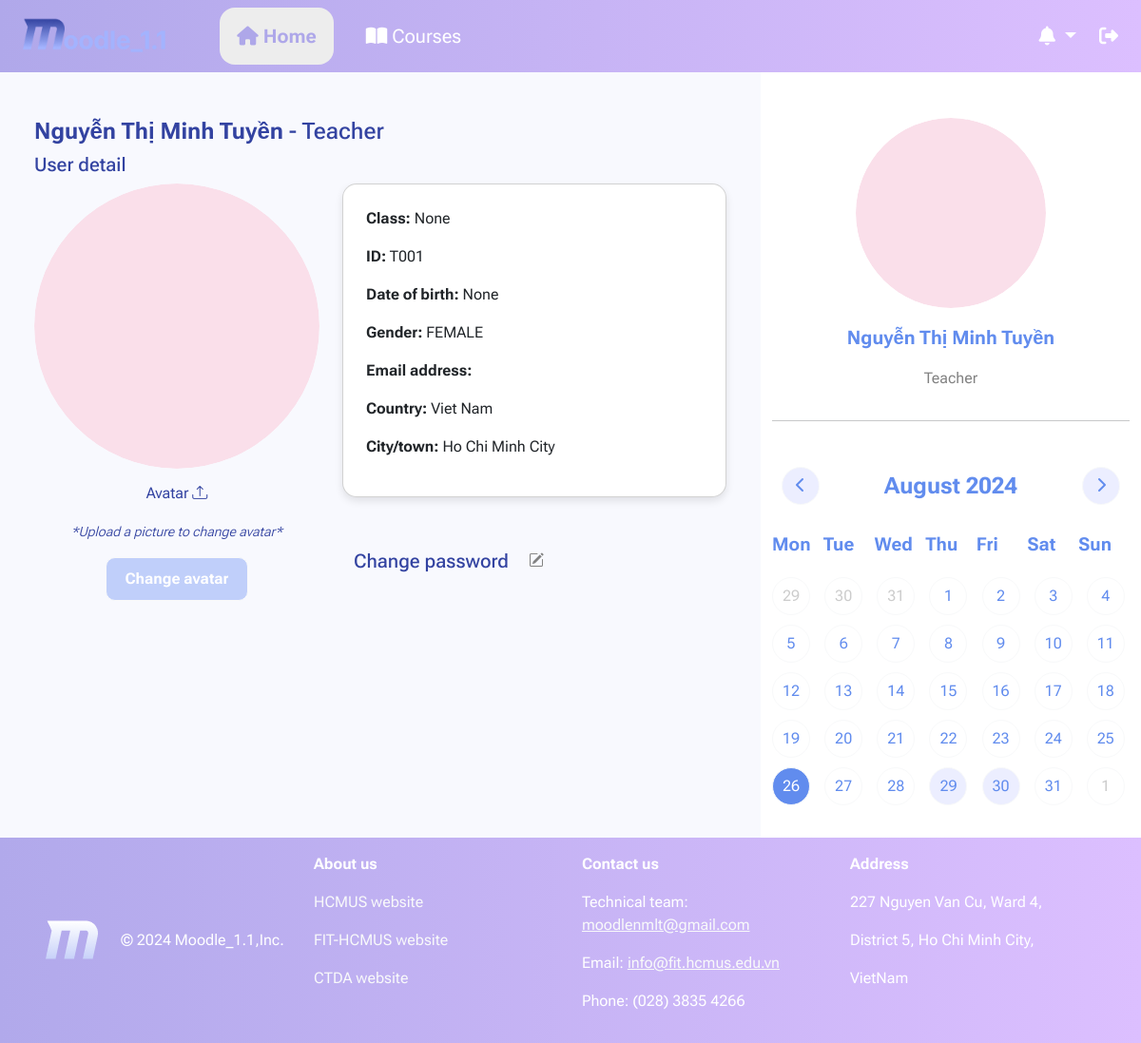
Screenshot of /profile/ (signed in) with the database file from the repository.
### users/models.py (models this page shows)
class User(AbstractUser):
    class Gender(models.TextChoices):
        MALE = "MALE", "Male"
        FEMALE = "FEMALE", "Female"
        NONE = "NONE", "None"
    inClass = models.CharField(max_length=8, null=True, blank=True)
    birthday = models.DateField(blank=True, null=True)
    sex = models.CharField(max_length=6, choices=Gender, default=Gender.NONE)
    country = models.CharField(max_length=100, default="Viet Nam")
    city = models.CharField(max_length=100, default="Ho Chi Minh City")
    avatar = models.ImageField(default='users/avatar.svg', upload_to=upload_path_handle, validators=[file_size])

### users/views.py (the view, shortened to what this page needs)
# urls.py: path('profile/', views.View_Profile, name='profile'),
@login_required(login_url='users:login')
def View_Profile(request):
    user, notifications, events = getIn4(request)
    return render(request, 'users/View_profile.html', {'user': user, 'notifies': notifications, 'events': events})

### users/templates/users/View_profile.html (shortened to what this page needs)
{% extends "NavLayout.html" %}
{% load static %}
{% block  extra_attach%}
<link rel="stylesheet" href="{% static "css/style_profile.css" %}">
{% endblock extra_attach %}
{% block content %}
<br>
<div class="container">
    <h4 style="color: #3343A1"><b>{{ user.first_name }} {{ user.last_name }}</b> -
        {% if user.is_superuser %}
            Admin
        {% elif user.is_staff %}
            Teacher
        {% else %}
            Student
        {% endif %}
    </h4>
    <h5 style="color: #3343A1">User detail</h5>
    <div class="row">
        <div class="col-auto text-center">
            <img src="{{ user.avatar.url }}" alt="Avatar" class="crop avatar">
            <form method="POST" class="was-validated" enctype="multipart/form-data">
                <label for="img-upload" class="custom-img-upload mt-2 mb-2">
                    Avatar <i class="bi bi-upload"></i>
                </label>
                <div class="invalid-feedback fst-italic fw-light" style="color: #3343A1;">
                    *Upload a picture to change avatar*
                </div>
                <div class="mt-3">
                    <button type="submit" class="btn btn-outline-light submit">
                        <b>Change avatar</b>
                    </button>
                </div>
            </form>
        </div>
        <div class="col">
            <div class="card p-4 custom-card">
                <p><b>Class:</b> {{ user.inClass }}</p>
                <p><b>ID:</b> {{ user.username }}</p>
                <p><b>Date of birth:</b> {{ user.birthday }}</p>
                <p><b>Gender:</b> {{ user.sex }} </p>
                <p><b>Email address:</b> {{ user.email }}</p>
                <p><b>Country:</b> {{ user.country }}</p>
                <p><b>City/town:</b> {{ user.city }}</p>
            </div>
            <div class="container mt-5">
                <div class="d-inline-flex align-items-center">
                    <h5 class="mb-0" style="color: #3343A1;">Change password</h5>
                    <button class="btn btn-link button ms-2" type="button" data-bs-toggle="collapse" data-bs-target="#collapseExample">
                        <i class="bi bi-pencil-square"></i>
                    </button>
                </div>
            </div>
        </div>
    </div>
</div>
{% endblock content %}

### templates/NavLayout.html (shortened to what this page needs)
{% load static %}
<!DOCTYPE html>
<html lang="en">
<head>
    <link href="https://cdn.jsdelivr.net/npm/bootstrap@5.3.3/dist/css/bootstrap.min.css" rel="stylesheet">
    <link rel="stylesheet" href="https://cdn.jsdelivr.net/npm/bootstrap-icons@1.11.3/font/bootstrap-icons.min.css">
    <link rel="stylesheet" href="{% static 'css/Nav.css' %}">
    {% block extra_attach %}
    {% endblock extra_attach %}
</head>
<body>
    <div class="container-fluid d-flex top-bar" style="background-image:linear-gradient(
        to right, #B0A8EA 0%, #DCBFFF 100%); z-index: 3;">
        <nav class="navbar navbar-expand">
            <div class="container-fluid">
                <a class="navbar-brand" role="button" href="{% url 'home' %}">
                    <img src="{% static "img/home/logo.png" %}" alt="logo" class="img-fluid" style="max-width: 80%;">
                </a>
                <div class="navbar-nav box_nav gap-4">
                    <a href="{% url 'home' %}" class="nav-link fs-5 text-center rounded-4" style = "{% if request.resolver_match.url_name == 'home' %}
                                                                            color:#AEA7E9; font-weight: 700 !important; background-color: rgb(237, 237, 237);
                                                                            {% elif request.resolver_match.url_name == 'profile' %}
                                                                            color:#AEA7E9; font-weight: 700 !important; background-color: rgb(237, 237, 237);
                                                                            {% elif request.resolver_match.url_name == 'all_announcements' %}
                                                                            color:#AEA7E9; font-weight: 700 !important; background-color: rgb(237, 237, 237);
                                                                            {% else %} color:#FFFFFF; {% endif %} width: 120px;">
                        <i class="fa-solid fa-house"></i>
                        Home
                    </a>
                    <a href="{% url 'courses:class_list' %}" class="nav-link fs-5 text-center rounded-4" style = " {% if request.resolver_match.url_name == 'class_list' %}
                                                                color:#AEA7E9; font-weight: 700 !important; background-color: rgb(237, 237, 237);
                                                            {% elif request.resolver_match.url_name == 'class_page' %}
                                                                color:#AEA7E9; font-weight: 700 !important; background-color: rgb(237, 237, 237);
                                                            {% elif request.resolver_match.url_name == 'participants' %}
                                                                color:#AEA7E9; font-weight: 700 !important; background-color: rgb(237, 237, 237);
                                                            {% elif request.resolver_match.url_name == 'view_announcement' %}
                                                                color:#AEA7E9; font-weight: 700 !important; background-color: rgb(237, 237, 237);
                                                            {% elif request.resolver_match.url_name == 'post_announcement' %}
                                                                color:#AEA7E9; font-weight: 700 !important; background-color: rgb(237, 237, 237);
                                                            {% elif request.resolver_match.url_name == 'view_material' %}
                                                                color:#AEA7E9; font-weight: 700 !important; background-color: rgb(237, 237, 237);
                                                            {% elif request.resolver_match.url_name == 'view_grading' %}
                                                                color:#AEA7E9; font-weight: 700 !important; background-color: rgb(237, 237, 237);
                                                            {% elif request.resolver_match.url_name == 'view_assignment' %}
                                                                color:#AEA7E9; font-weight: 700 !important; background-color: rgb(237, 237, 237);
                                                            {% elif request.resolver_match.url_name == 'view_all_grades' %}
                                                                color:#AEA7E9; font-weight: 700 !important; background-color: rgb(237, 237, 237);
                                                            {% elif request.resolver_match.url_name == 'view_comment' %}
                                                                color:#AEA7E9; font-weight: 700 !important; background-color: rgb(237, 237, 237);
                                                            {% else %} color:#FFFFFF; {% endif %} width: 120px;">
                        <i class="fa-solid fa-book-open"></i>
                        Courses
                    </a>
                </div>
            </div>
        </nav>
        <div class="ms-auto d-flex align-items-center" style="color: #FFFFFF;">
            <div class="dropdown">
                <button class="btn btn-outline-secondary fs-5 dropdown-toggle" type="button" data-bs-toggle="dropdown"
                style="--bs-btn-border-color: none; --bs-btn-color: #fff; --bs-btn-hover-bg: #ddd;
                --bs-btn-active-bg: rgb(237, 237, 237); --bs-btn-active-color: #AEA7E9;">
                    <i class="fa-solid fa-bell"></i>
                </button>
            </div>
            <button type="button" class="btn btn-outline-secondary fs-5" data-bs-toggle="modal" data-bs-target="#LogoutModal"
            style="--bs-btn-border-color: none; --bs-btn-hover-bg: #ddd; --bs-btn-active-bg: #ddd; --bs-btn-color: #fff">
                <i class="fa-solid fa-right-from-bracket"></i>
            </button>
        </div>
    </div>
    <div class="container-fluid" style="min-height: 90vh">
        <div class="row">
            <div class="col col-xxl-9 col-xl-8 col-lg-7 col-md-7 col-sm-6 border-1 rounded-5 p-4">
                {% block content %}
                {% endblock content %}
            </div>
            <div class="col col-xxl-3 col-xl-4 col-lg-5 col-md-5 col-sm-6 bg-white">
                <div class=" mt-5 mb-2">
                    <a href="{% url 'users:profile' %}" class="d-flex flex-column align-items-center link-dark link-underline link-underline-opacity-0">
                        <img src="{{ user.avatar.url }}" alt="avatar" width="200" height="200" style="border-radius: 50%; object-fit: cover;">
                        <p class="mt-3 fs-5 fw-bold" style="color: #618CEE">{{ user.first_name }} {{ user.last_name }}</p>
                        <p class="fs-6" style="color: #828282">{% if user.is_superuser %}
                                Admin
                            {% elif user.is_staff %}
                                Teacher
                            {% else %}
                                Student
                            {% endif %}
                        </p>
                    </a>
                </div>
                <hr>
                <div class="d-flex calendar">
                    <div class="calendar header d-flex flex-row">
                        <button id="prev" type="button" class="btn btn-outline-light" style="background-color: #ECEEFF; color: #618CEE;">
                            <i class="fa-solid fa-chevron-left"></i>
                        </button>
                        <div class="calendar month" id="monthYear"></div>
                        <button id="next" type="button" class="btn btn-outline-light" style="background-color: #ECEEFF; color: #618CEE;">
                            <i class="fa-solid fa-chevron-right"></i>
                        </button>
                    </div>
                    <div class="calendar days">
                        <div class="day">Mon</div>
                        <div class="day">Tue</div>
                        <div class="day">Wed</div>
                        <div class="day">Thu</div>
                        <div class="day">Fri</div>
                        <div class="day">Sat</div>
                        <div class="day">Sun</div>
                    </div>
                    <div class="calendar dates" id="dates"></div>
                </div>
            </div>
        </div>
    </div>
    <div class="container-fluid py-3 px-5" style="background-image:linear-gradient(
        to right, #B1A9EB 0%, #DCBFFF 100%); color: #FFFFFF">
        <div class="row" >
            <div class="col-3 d-flex align-items-center">
                <img src="{% static "img/home/letterM1.png" %}" alt="LetterM" class="d-inline-block align-text-center me-4">
                © 2024 Moodle_1.1,Inc.
            </div>
            <div class="col-3 d-flex flex-column">
                <p class="fw-bold">About us</p>
                <p><a href="https://hcmus.edu.vn/" class="link-light link-offset-2 link-underline link-underline-opacity-0">
                    HCMUS website
                </a></p>
                <p><a href="https://www.fit.hcmus.edu.vn/" class="link-light link-offset-2 link-underline link-underline-opacity-0">
                    FIT-HCMUS website
                </a></p>
                <p><a href="https://www.ctda.hcmus.edu.vn/" class="link-light link-offset-2 link-underline link-underline-opacity-0">
                    CTDA website
                </a></p>
            </div>
            <div class="col-3 d-flex flex-column">
                <p class="fw-bold">Contact us</p>
                <p>Technical team: <a href="mailto: moodlenmlt@gmail.com"  class="link-light">  moodlenmlt@gmail.com </a></p>
                <p>Email: <a href="mailto: info@fit.hcmus.edu.vn" class="link-light">  info@fit.hcmus.edu.vn </a></p>
                <p>Phone: (028) 3835 4266</p>
            </div>
            <div class="col-3 d-flex flex-column">
                <p class="fw-bold">Address</p>
                <p>227 Nguyen Van Cu, Ward 4,</p>
                <p>District 5, Ho Chi Minh City,</p>
                <p>VietNam</p>
            </div>
        </div>
    </div>
</body>
</html>

### static/css/Nav.css (style rules this page uses)
body { font-family: "Roboto Flex", sans-serif; background-color: #F8F9FE; }
.top-bar { position: sticky; top: 0; }
.box_nav { text-align: left; }
.box_nav a { display: inline-block; padding: 15px 30px; text-decoration: none; }
.custom-card { border-radius: 15px; box-shadow: 0 4px 8px rgba(0, 0, 0, 0.1); }

### static/css/style_profile.css (style rules this page uses)
.avatar { width: 300px; height: 300px; border-radius: 50%; margin: 0 auto; display: block; object-fit: cover; }
.crop { width:300px; height:300px; object-fit: cover; object-position: 50% 50%; }
.button { color: #828282; }
.submit { display: inline-block; padding: 10px 20px; background-color: #C0CFFA; color: white; border-radius: 10px; }
.custom-img-upload { display: inline-block; padding: 6px 12px; cursor: pointer; color: #3343A1; }

### rows the page displays
User: first_name "Nguyễn Thị Minh", last_name "Tuyền", avatar (placeholder picture), inClass "None", username "T001", birthday "None", sex "FEMALE", country "Viet Nam", city "Ho Chi Minh City"
